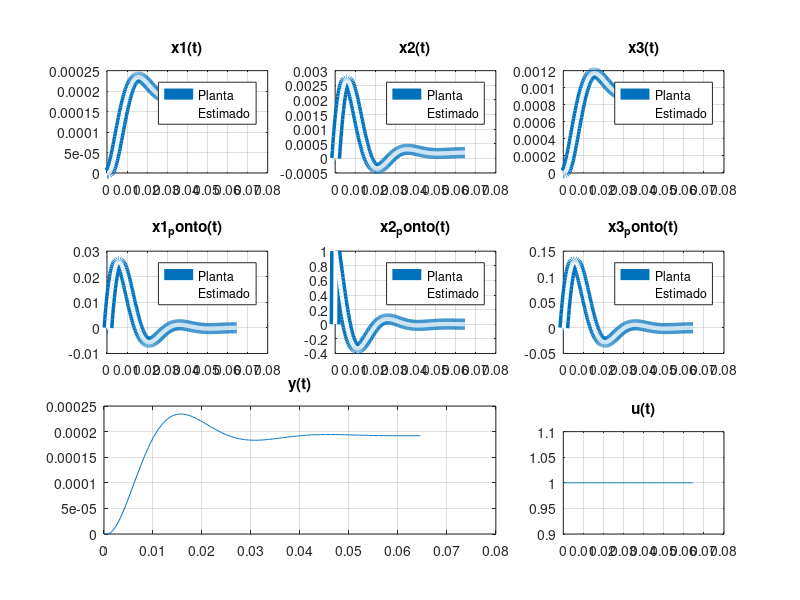

MATLAB code to generate this figure:
clc;
clear;
format long;
C1 = 1000e-6;
C2 = C1;
L = 20e-3;
R1 = 5;
R2 = R1;
tf = 100e-3;

A = [-R1/C1, 0, 1/C1; 0, -1/(R2*C2), -1/C2; -1/L, 1/L, 0];
B = [0; 1; 0];
C = [1, 0, 0];
D = 0;

G = ss(A, B, C, D);

p=pole(G);
z=zero(G);
u1 = 4 * p(1);
u2 = 4 * p(2);
u3 = 4 * p(3);

K = acker(A', C', [u1, u2, u3])'
Ke=K';
wd = imag(u2);
wa = 30 * wd;
T = 2 * pi / wa

Kmax = 250;
k = linspace(0, Kmax, Kmax+1);

x = zeros(length(k), 3);
x_p = zeros(length(k), 3);
x_obs = zeros(length(k), 3);
x_obs_p = zeros(length(k), 3);
u = ones(1, length(k));
y = zeros(1, length(k));

for i = 2:length(k)
    x(i, :) = T*x_p(i-1, :) + x(i-1, :);
    x_obs(i, :) = T*x_obs_p(i-1, :) + x_obs(i-1, :);
    
    y(i) = C*x(i, :)' + D*u(i);
    
    x_p(i, :) = A*x(i, :)' + B*u(i);
    x_obs_p(i, :) = A*x_obs(i, :)' + B*u(i) + Ke'*(y(i) - C*x_obs(i, :)');
end

figure('Position', [100, 100, 1200, 800]);

subplot(3, 3, 1);
plot(T*k, x(:, 1), 'LineWidth', 8, 'DisplayName', 'Planta');
hold on;
plot(T*k, x_obs(:, 1), 'w', 'LineWidth', 3, 'DisplayName', 'Estimado');
hold off;
title('x1(t)');
legend;
grid on;

subplot(3, 3, 2);
plot(T*k, x(:, 2), 'LineWidth', 8, 'DisplayName', 'Planta');
hold on;
plot(T*k, x_obs(:, 2), 'w', 'LineWidth', 3, 'DisplayName', 'Estimado');
hold off;
title('x2(t)');
legend;
grid on;

subplot(3, 3, 3);
plot(T*k, x(:, 3), 'LineWidth', 8, 'DisplayName', 'Planta');
hold on;
plot(T*k, x_obs(:, 3), 'w', 'LineWidth', 3, 'DisplayName', 'Estimado');
hold off;
title('x3(t)');
legend;
grid on;

subplot(3, 3, 4);
plot(T*k, x_p(:, 1), 'LineWidth', 8, 'DisplayName', 'Planta');
hold on;
plot(T*k, x_obs_p(:, 1), 'w', 'LineWidth', 3, 'DisplayName', 'Estimado');
hold off;
title('x1_ponto(t)');
legend;
grid on;

subplot(3, 3, 5);
plot(T*k, x_p(:, 2), 'LineWidth', 8, 'DisplayName', 'Planta');
hold on;
plot(T*k, x_obs_p(:, 2), 'w', 'LineWidth', 3, 'DisplayName', 'Estimado');
hold off;
title('x2_ponto(t)');
legend;
grid on;

subplot(3, 3, 6);
plot(T*k, x_p(:, 3), 'LineWidth', 8, 'DisplayName', 'Planta');
hold on;
plot(T*k, x_obs_p(:, 3), 'w', 'LineWidth', 3, 'DisplayName', 'Estimado');
hold off;
title('x3_ponto(t)');
legend;
grid on;

subplot(3, 3, [7, 8]);
plot(T*k, y);
title('y(t)');
grid on;

subplot(3, 3, 9);
plot(T*k, u);
title('u(t)');
grid on;
